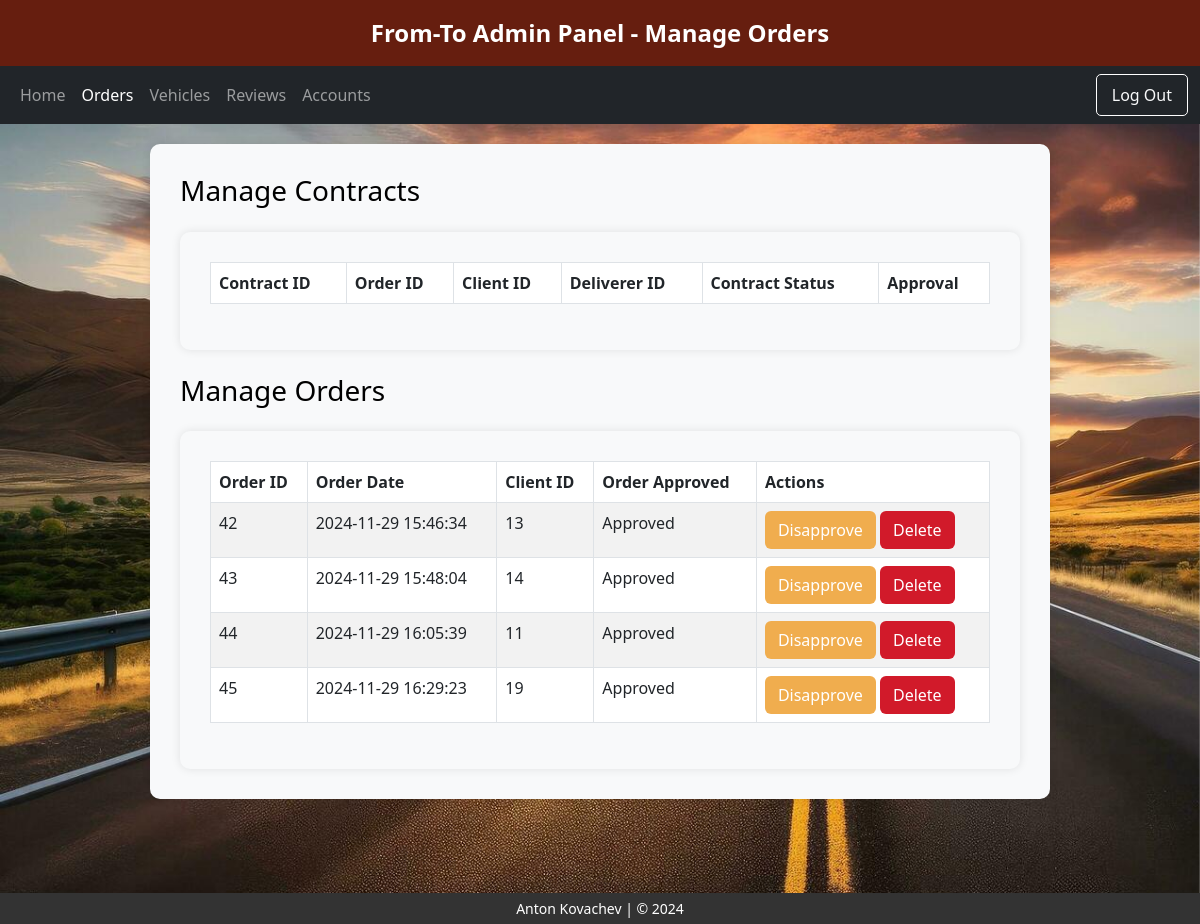
The app's page /Admin_Orders.php (signed in) with its own data.
### tables this page shows
CREATE TABLE `order` (
  `Order_ID` int(11) NOT NULL,
  `User_ID` int(11) NOT NULL,
  `Order_Date` datetime NOT NULL,
  `Order_Status` enum('Pending','Active','Completed') DEFAULT 'Pending',
  `Order_Approved` enum('Approved','Not Approved') NOT NULL DEFAULT 'Not Approved',
  `Order_FromLocation` text DEFAULT NULL,
  `Order_ToLocation` text DEFAULT NULL
);

### Admin_Orders.php (the view, shortened to what this page needs)
<?php
    $dbHost = "localhost";
    $dbName = "from_to";
    $dbUser = "root";
    $dbPass = "";
    $conn = new mysqli($dbHost, $dbUser, $dbPass, $dbName);
    $ordersStmt = $conn->prepare("SELECT * FROM `Order`");
    $ordersStmt->execute();
    $ordersResult = $ordersStmt->get_result();
?>
<!DOCTYPE html>
<html lang="en">
<head>
    <link href="https://cdn.jsdelivr.net/npm/bootstrap@5.3.0-alpha1/dist/css/bootstrap.min.css" rel="stylesheet">
</head>
<body>
    <div class="banner">
        From-To Admin Panel - Manage Orders
    </div>
    <nav class="navbar navbar-expand-lg navbar-dark bg-dark">
        <div class="container-fluid">
            <div class="collapse navbar-collapse" id="navbarNav">
                <ul class="navbar-nav">
                    <li class="nav-item">
                        <a class="nav-link" href="LoggedIn_Admin.php">Home</a>
                    </li>
                    <li class="nav-item">
                        <a class="nav-link active" href="Admin_Orders.php">Orders</a>
                    </li>
                    <li class="nav-item">
                        <a class="nav-link" href="Admin_Vehicles.php">Vehicles</a>
                    </li>
                    <li class="nav-item">
                        <a class="nav-link" href="Admin_Reviews.php">Reviews</a>
                    </li>
                    <li class="nav-item">
                        <a class="nav-link" href="Admin_Accounts.php">Accounts</a>
                    </li>
                </ul>
                </div>
                    <a id="logout" class="btn btn-outline-light" href="LogOut.php">Log Out</a>
                </div>
    </nav>
    <div class="background-wrapper">
        <div class="container-fluid">
            <div class="main-content">
                <div class="content-wrapper">
                    <div class="middle-content">
                        <h3 class="mb-4">Manage Contracts</h3>
                        <div class="table-container">
                            <table class="table table-striped table-bordered">
                                <thead>
                                    <tr>
                                        <th>Contract ID</th>
                                        <th>Order ID</th>
                                        <th>Client ID</th>
                                        <th>Deliverer ID</th>
                                        <th>Contract Status</th>
                                        <th>Approval</th>
                                    </tr>
                                </thead>
                            </table>
                        </div>
                        <h3 class="mt-4 mb-4">Manage Orders</h3>
                        <div class="table-container">
                            <table class="table table-striped table-bordered">
                                <thead>
                                    <tr>
                                        <th>Order ID</th>
                                        <th>Order Date</th>
                                        <th>Client ID</th>
                                        <th>Order Approved</th>
                                        <th>Actions</th>
                                    </tr>
                                </thead>
                                <tbody>
                                    <?php while ($order = $ordersResult->fetch_assoc()): ?>
                                        <tr>
                                            <td><?= htmlspecialchars($order['Order_ID']) ?></td>
                                            <td><?= htmlspecialchars($order['Order_Date']) ?></td>
                                            <td><?= htmlspecialchars($order['User_ID']) ?></td>
                                            <td><?= htmlspecialchars($order['Order_Approved']) ?></td>
                                            <td>
                                                <?php if ($order['Order_Approved'] == "Approved"): ?>
                                                    <form method="POST" style="display:inline;">
                                                        <button type="submit" name="disapproveOrder" class="btn disapprove-btn">Disapprove</button>
                                                    </form>
                                                <?php endif; ?>
                                                <form method="POST" style="display:inline;">
                                                    <button type="submit" name="deleteOrder" class="btn delete-btn">Delete</button>
                                                </form>
                                            </td>
                                        </tr>
                                    <?php endwhile; ?>
                                </tbody>
                            </table>
                        </div>
                    </div>
                </div>
            </div>
        </div>
    </div>
    <div class="footer">
        <p style="font-size: 14px; margin-bottom: 0;">Anton Kovachev | © 2024</p>
    </div>
</body>
</html>

### Admin_Orders.php (style rules this page uses)
.banner { background-color: #661e0f; color: white; padding: 15px; font-size: 24px; font-weight: bold; text-align: center; }
.background-wrapper { background-image: url('uploads/bg1.jpg'); background-size: cover; background-repeat: no-repeat; background-attachment: fixed; min-height: 100vh; overflow: hidden; color:black; }
.footer { background-color: #333; color: white; padding: 5px 0; text-align: center; position: fixed; bottom: 0; width: 100%; }
html, body { height: 100%; margin: 0; }
.main-content { flex-grow: 1; display: flex; justify-content: center; align-items: center; padding: 20px; }
.content-wrapper { display: flex; justify-content: center; width: 100%; }
.middle-content { max-width: 900px; width: 100%; background-color: #f8f9fa; padding: 30px; border-radius: 10px; box-shadow: 0 0 10px rgba(0, 0, 0, 0.1); }
.navbar-nav { flex: 1; justify-content: flex-start; }
.navbar-nav .nav-link { font-size: 16px; }
.table-container { background-color: #f8f9fa; padding: 30px; border-radius: 10px; box-shadow: 0 0 10px rgba(0, 0, 0, 0.1); }
.disapprove-btn { background-color: #f0ad4e; color: white; }
.delete-btn { background-color: #d11a2a; color: white; }
#logout { border-radius: 5px; padding: 8px 15px; font-size: 16px; border-color: white; }

### records on screen
order: Order_ID "42", Order_Date "2024-11-29 15:46:34", User_ID "13", Order_Approved "Approved"
order: Order_ID "43", Order_Date "2024-11-29 15:48:04", User_ID "14", Order_Approved "Approved"
order: Order_ID "44", Order_Date "2024-11-29 16:05:39", User_ID "11", Order_Approved "Approved"
order: Order_ID "45", Order_Date "2024-11-29 16:29:23", User_ID "19", Order_Approved "Approved"
